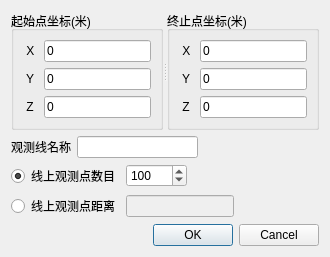
<?xml version="1.0" encoding="UTF-8"?>
<ui version="4.0">
 <class>ObLineEditDialog</class>
 <widget class="QDialog" name="ObLineEditDialog">
  <property name="geometry">
   <rect>
    <x>0</x>
    <y>0</y>
    <width>330</width>
    <height>235</height>
   </rect>
  </property>
  <property name="windowTitle">
   <string>编辑观测线</string>
  </property>
  <layout class="QVBoxLayout" name="verticalLayout">
   <item>
    <widget class="QSplitter" name="splitter">
     <property name="orientation">
      <enum>Qt::Horizontal</enum>
     </property>
     <widget class="QGroupBox" name="groupBox_3">
      <property name="title">
       <string>起始点坐标(米)</string>
      </property>
      <layout class="QGridLayout" name="gridLayout_5">
       <item row="0" column="0">
        <widget class="QLabel" name="label_10">
         <property name="text">
          <string> X </string>
         </property>
        </widget>
       </item>
       <item row="0" column="1">
        <widget class="QLineEdit" name="ObLine_X1">
         <property name="text">
          <string>0</string>
         </property>
        </widget>
       </item>
       <item row="1" column="0">
        <widget class="QLabel" name="label_11">
         <property name="text">
          <string> Y </string>
         </property>
        </widget>
       </item>
       <item row="1" column="1">
        <widget class="QLineEdit" name="ObLine_Y1">
         <property name="text">
          <string>0</string>
         </property>
        </widget>
       </item>
       <item row="2" column="0">
        <widget class="QLabel" name="label_12">
         <property name="text">
          <string> Z </string>
         </property>
        </widget>
       </item>
       <item row="2" column="1">
        <widget class="QLineEdit" name="ObLine_Z1">
         <property name="text">
          <string>0</string>
         </property>
        </widget>
       </item>
      </layout>
     </widget>
     <widget class="QGroupBox" name="groupBox_4">
      <property name="title">
       <string>终止点坐标(米)</string>
      </property>
      <layout class="QGridLayout" name="gridLayout_6">
       <item row="0" column="0">
        <widget class="QLabel" name="label_13">
         <property name="text">
          <string> X </string>
         </property>
        </widget>
       </item>
       <item row="0" column="1">
        <widget class="QLineEdit" name="ObLine_X2">
         <property name="text">
          <string>0</string>
         </property>
        </widget>
       </item>
       <item row="1" column="0">
        <widget class="QLabel" name="label_14">
         <property name="text">
          <string> Y </string>
         </property>
        </widget>
       </item>
       <item row="1" column="1">
        <widget class="QLineEdit" name="ObLine_Y2">
         <property name="text">
          <string>0</string>
         </property>
        </widget>
       </item>
       <item row="2" column="0">
        <widget class="QLabel" name="label_15">
         <property name="text">
          <string> Z </string>
         </property>
        </widget>
       </item>
       <item row="2" column="1">
        <widget class="QLineEdit" name="ObLine_Z2">
         <property name="text">
          <string>0</string>
         </property>
        </widget>
       </item>
      </layout>
     </widget>
    </widget>
   </item>
   <item>
    <layout class="QHBoxLayout" name="horizontalLayout_17">
     <item>
      <widget class="QLabel" name="label_54">
       <property name="toolTip">
        <string>观测线名称非必须，但是为了查看结果时方便，强烈建议输入一个便于记忆的名称</string>
       </property>
       <property name="text">
        <string>观测线名称</string>
       </property>
      </widget>
     </item>
     <item>
      <widget class="QLineEdit" name="ObLine_Name"/>
     </item>
     <item>
      <spacer name="horizontalSpacer_11">
       <property name="orientation">
        <enum>Qt::Horizontal</enum>
       </property>
       <property name="sizeHint" stdset="0">
        <size>
         <width>40</width>
         <height>20</height>
        </size>
       </property>
      </spacer>
     </item>
    </layout>
   </item>
   <item>
    <layout class="QHBoxLayout" name="horizontalLayout_3">
     <item>
      <widget class="QRadioButton" name="rbn_ObLine_subsection">
       <property name="text">
        <string>线上观测点数目</string>
       </property>
       <property name="checked">
        <bool>true</bool>
       </property>
      </widget>
     </item>
     <item>
      <widget class="QSpinBox" name="ObLine_Subsection">
       <property name="enabled">
        <bool>true</bool>
       </property>
       <property name="minimum">
        <number>2</number>
       </property>
       <property name="maximum">
        <number>10000</number>
       </property>
       <property name="singleStep">
        <number>10</number>
       </property>
       <property name="value">
        <number>100</number>
       </property>
      </widget>
     </item>
     <item>
      <spacer name="horizontalSpacer_6">
       <property name="orientation">
        <enum>Qt::Horizontal</enum>
       </property>
       <property name="sizeHint" stdset="0">
        <size>
         <width>40</width>
         <height>20</height>
        </size>
       </property>
      </spacer>
     </item>
    </layout>
   </item>
   <item>
    <layout class="QHBoxLayout" name="horizontalLayout_16">
     <item>
      <widget class="QRadioButton" name="rbn_ObLine_gap">
       <property name="text">
        <string>线上观测点距离</string>
       </property>
       <property name="checked">
        <bool>false</bool>
       </property>
      </widget>
     </item>
     <item>
      <widget class="QLineEdit" name="ObLine_Gap">
       <property name="enabled">
        <bool>false</bool>
       </property>
      </widget>
     </item>
     <item>
      <spacer name="horizontalSpacer_10">
       <property name="orientation">
        <enum>Qt::Horizontal</enum>
       </property>
       <property name="sizeHint" stdset="0">
        <size>
         <width>40</width>
         <height>20</height>
        </size>
       </property>
      </spacer>
     </item>
    </layout>
   </item>
   <item>
    <widget class="QDialogButtonBox" name="buttonBox">
     <property name="orientation">
      <enum>Qt::Horizontal</enum>
     </property>
     <property name="standardButtons">
      <set>QDialogButtonBox::Cancel|QDialogButtonBox::Ok</set>
     </property>
    </widget>
   </item>
  </layout>
 </widget>
 <resources/>
 <connections>
  <connection>
   <sender>buttonBox</sender>
   <signal>accepted()</signal>
   <receiver>ObLineEditDialog</receiver>
   <slot>accept()</slot>
   <hints>
    <hint type="sourcelabel">
     <x>248</x>
     <y>254</y>
    </hint>
    <hint type="destinationlabel">
     <x>157</x>
     <y>274</y>
    </hint>
   </hints>
  </connection>
  <connection>
   <sender>buttonBox</sender>
   <signal>rejected()</signal>
   <receiver>ObLineEditDialog</receiver>
   <slot>reject()</slot>
   <hints>
    <hint type="sourcelabel">
     <x>316</x>
     <y>260</y>
    </hint>
    <hint type="destinationlabel">
     <x>286</x>
     <y>274</y>
    </hint>
   </hints>
  </connection>
 </connections>
</ui>
